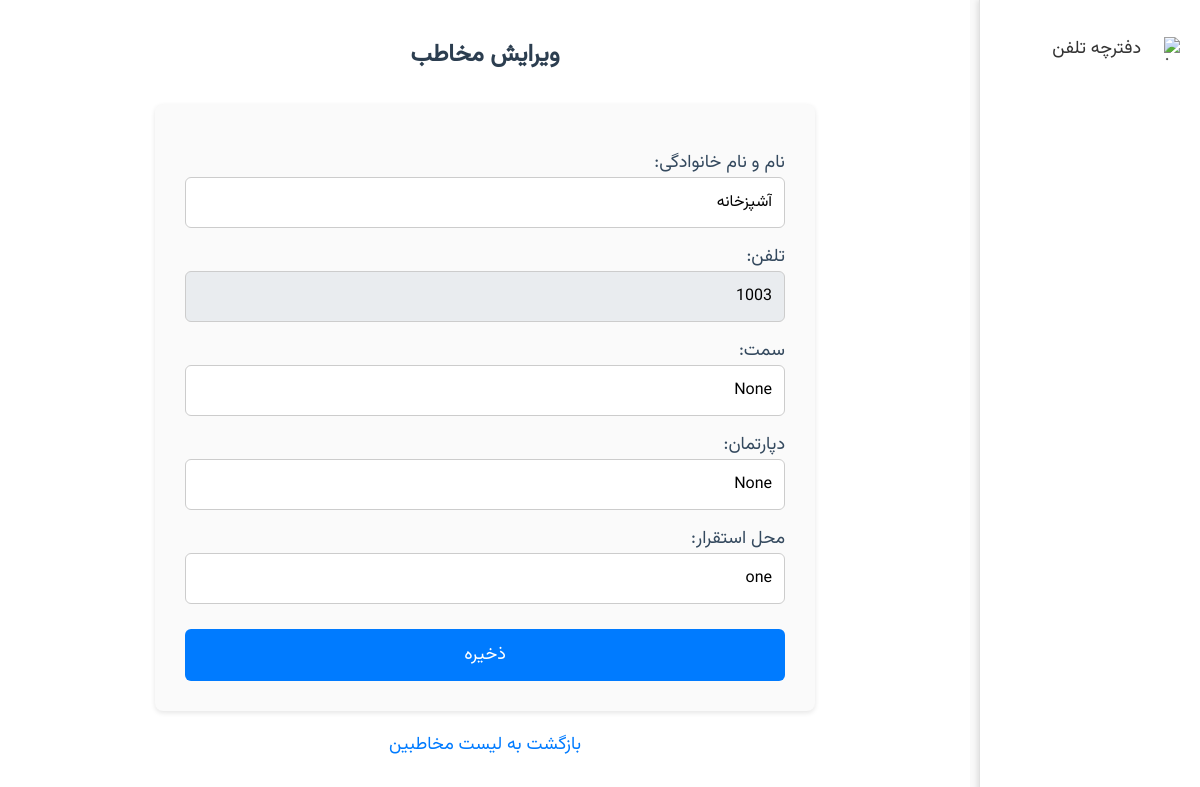
The page /edit/3 on the database its author committed.
### tables this page shows
CREATE TABLE contacts (
    id INTEGER PRIMARY KEY AUTOINCREMENT,
    full_name TEXT,
    phone TEXT NOT NULL,
    position TEXT,
    department TEXT,
    location TEXT
);

### app.py (the view, shortened to what this page needs)
@app.route('/edit/<int:id>', methods=('GET', 'POST'))
def edit(id):
    conn = get_db_connection()
    contact = conn.execute('SELECT * FROM contacts WHERE id = ?', (id,)).fetchone()
    conn.close()
    return render_template('edit.html', contact=contact)

### app.py (called while the page is built)
def get_db_connection():
    conn = sqlite3.connect('database.db')
    conn.row_factory = sqlite3.Row  # برای دسترسی به ستون‌ها با نام
    return conn

### templates/edit.html (shortened to what this page needs)
<!DOCTYPE html>
<html lang="fa" dir="rtl">
<head>
</head>
<body>
    <div class="sidebar">
        <a href="{{ url_for('index') }}" title="دفترچه تلفن">
            <img src="/static/phonebook_icon.png" alt="دفترچه تلفن">
            دفترچه تلفن
        </a>
    </div>
    <div class="main-content">
        <h1>ویرایش مخاطب</h1>
        <form method="post">
            <label>نام و نام خانوادگی:</label>
            <input type="text" name="full_name" value="{{ contact['full_name'] }}" required>
            <label>تلفن:</label>
            <input type="text" name="phone" value="{{ contact['phone'] }}" required readonly>
            <label>سمت:</label>
            <input type="text" name="position" value="{{ contact['position'] }}">
            <label>دپارتمان:</label>
            <input type="text" name="department" value="{{ contact['department'] }}">
            <label>محل استقرار:</label>
            <input type="text" name="location" value="{{ contact['location'] }}">
            <button type="submit">ذخیره</button>
        </form>
        <a href="{{ url_for('index') }}" class="back-link">بازگشت به لیست مخاطبین</a>
    </div>
</body>
</html>

### templates/edit.html (style rules this page uses)
body { font-family: 'Vazirmatn', sans-serif; background-color: #f9f9f9; margin: 0; padding: 0; direction: rtl; }
.sidebar { position: fixed; right: 0; top: 0; width: 220px; height: 100%; background-color: #ffffff; display: flex; flex-direction: column; padding-top: 20px; box-shadow: -2px 0 5px rgba(0,0,0,0.1); border-left: 1px solid #e0e0e0; }
.sidebar a { color: #333333; text-decoration: none; padding: 15px 20px; font-size: 18px; display: flex; align-items: center; text-align: right; direction: rtl; transition: background-color 0.2s; font-family: 'Vazirmatn', sans-serif; }
.sidebar img { width: 24px; height: 24px; margin-left: 15px; }
.main-content { margin-right: 230px; padding: 20px; background-color: #fff; min-height: 100vh; }
h1 { color: #2c3e50; text-align: center; margin-bottom: 30px; font-size: 24px; font-family: 'Vazirmatn', sans-serif; }
form { max-width: 600px; margin: 0 auto; background-color: #fafafa; padding: 30px; border-radius: 8px; box-shadow: 0 2px 5px rgba(0,0,0,0.1); }
label { display: block; margin-top: 15px; color: #34495e; font-size: 18px; font-family: 'Vazirmatn', sans-serif; }
input { width: 100%; padding: 12px; box-sizing: border-box; border: 1px solid #ccc; border-radius: 6px; font-size: 16px; font-family: 'Vazirmatn', sans-serif; }
input[readonly] { background-color: #e9ecef; cursor: not-allowed; }
button { margin-top: 25px; padding: 12px; width: 100%; background-color: #007BFF; color: white; border: none; cursor: pointer; border-radius: 6px; font-size: 18px; transition: background-color 0.2s; font-family: 'Vazirmatn', sans-serif; }
a.back-link { display: block; text-align: center; margin-top: 20px; color: #007BFF; text-decoration: none; font-size: 18px; transition: color 0.2s; font-family: 'Vazirmatn', sans-serif; }

### rows shown on the page
contacts: full_name "آشپزخانه", phone "1003", position "None", department "None", location "one"
